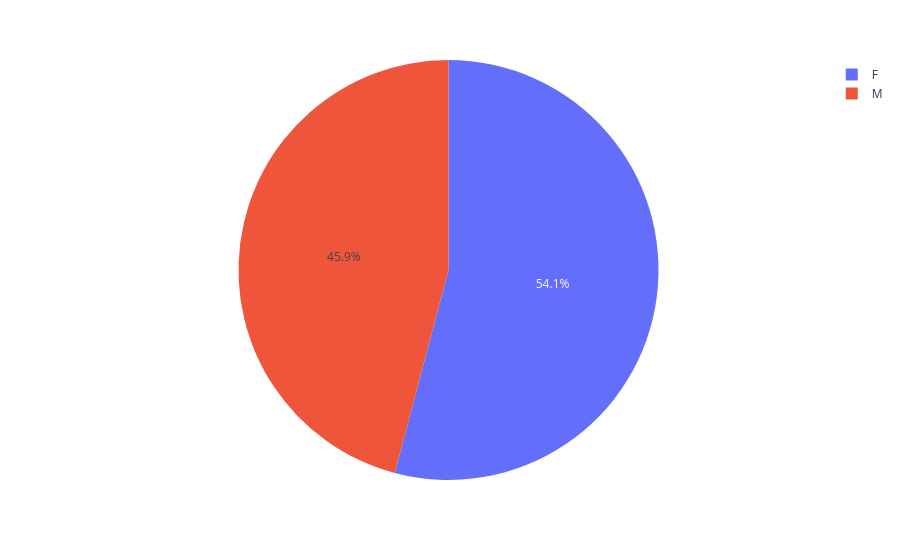

Write notebook code for a chart like this one.
### Markdown cell above
pie plot of amount and gender

### Code cell
fig=px.pie(data,values='Amount',names='Gender')

fig.show()

### Figure 1 — Plotly figure (JSON) as saved in the notebook; plotly's stock layout.template omitted (floating-point values rounded to 4 significant figures; data arrays with more than 128 entries replaced by an {"elided": "..."} marker saying what was removed)
{"data": [{"domain": {"x": [0, 1], "y": [0, 1]}, "hovertemplate": "Gender=%{label}<br>Amount=%{value}<extra></extra>", "labels": {"elided": "26052 str values"}, "legendgroup": "", "name": "", "showlegend": true, "type": "pie", "values": {"elided": "26052 int values"}}], "layout": {"legend": {"tracegroupgap": 0}, "margin": {"t": 60}}}
